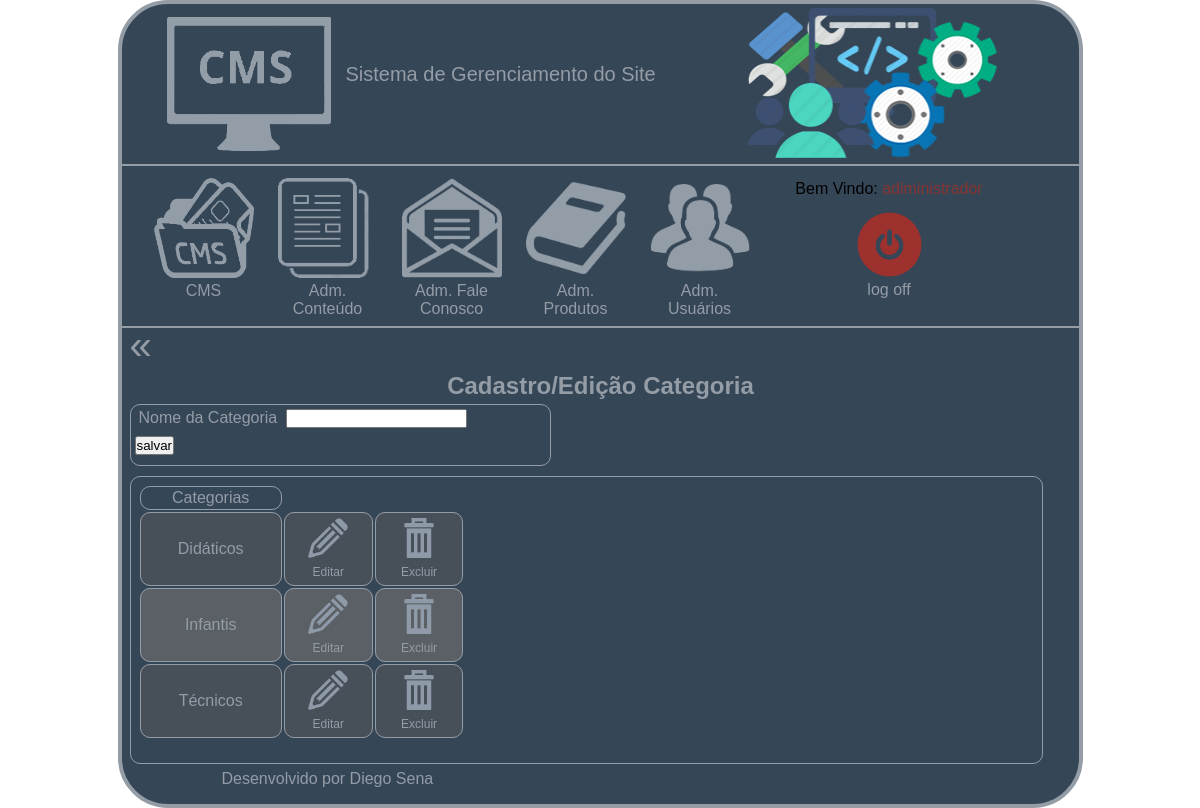
Page /categoria-cms.php (signed in) on the committed database.
### tables this page shows
CREATE TABLE `categoria` (
  `cod_categoria` int(11) NOT NULL AUTO_INCREMENT,
  `nome_categoria` varchar(60) NOT NULL,
  PRIMARY KEY (`cod_categoria`)
);

### categoria-cms.php (the view, shortened to what this page needs)
<?php include("conexao.php")?>
<?php
	$categoria = "";
	$botao = "salvar";
?>
<!doctype html>
<html lang="pt-br">
	<head>
		<link rel="stylesheet" type="text/css" href="css/cssCms.css">
    </head>
	<body>
    	<div class="principal">
            <?php include ("header.php")?>
            <div class="conteudo-cms">
				<div class="voltar">
					<a href="adm-produtos.php"> &laquo; </a>
				</div>
				<div class="clear"> </div>
				<h2>Cadastro/Edição Categoria </h2>
				<div class="conteudo-categoria">
					<div class="cadastrar-categoria">
						<form action="categoria-cms.php" method="post">
							<p>	<label> Nome da Categoria </label> <input type="text" name="txtcategoria" maxlength="60" value="<?php echo($categoria)?>" required> </p>
							<p>	<input type="submit" name="btnsalvar" value="<?php echo($botao);?>"> </p>
						</form>
					</div>
					<div class="visualiar-categoria">
						<table id="tabela-categoria">
							<tr class="tr-visualizacao">
								<td>Categorias</td>
							</tr>
							<?php
								$sql = "select * from categoria order by nome_categoria ";
								$select = mysqli_query($conexao, $sql);
								$contador = "";
								while($rs = mysqli_fetch_array($select))
								{
									if($contador %2==0) $cor="#474F59";
									else $cor="#5B6066";
							?>
									<tr class="tr-dois" bgcolor="<?php echo($cor)?>">
										<td> <?php echo($rs["nome_categoria"])?> </td>
										<td>
											<center>
												<div class="editar">
													<a href="categoria-cms.php?modo=editar&codigo=<?php echo($rs["cod_categoria"])?>">
														<img src="imagens/edit.png" alt="">
														Editar
													</a>
												</div>
											</center>
										</td>
										<td>
											<center>
												<div class="excluir">
													<a href="categoria-cms.php?modo=excluir&codigo=<?php echo($rs["cod_categoria"])?>">
														<img src="imagens/delete.png" alt="">
														Excluir
													</a>
												</div>
											</center>
										</td>
									</tr>
							<?php
									$contador++;
								}
							?>
						</table>
					</div>
				</div>
			</div>
            <footer>
            </footer>
        </div>
	</body>
</html>

### css/cssCms.css (style rules this page uses)
* { padding: 0; margin: 0; font-family: Arial, Helvetica, sans-serif; color: #000; }
a { color: #949CA6; font-size: 12pt; text-decoration: none; }
h2,h3 { text-align: center; color: #949CA6; }
p { padding: 4px; }
body { background-position: center; background-attachment: fixed; background-repeat: no-repeat; }
.principal { width: 957px; height: 800px; background-color: #354657; margin: auto auto 0; border-radius: 50px; border: solid 4px #949CA6; }
.conteudo-cms { width: 950px; height: 434px; float: left; margin: 4px; }
.voltar { width: 30px; height: 30px; float: left; text-align: center; line-height: 27px; }
.voltar a { font-size: 30pt; }
.clear { clear: both; height: 10px; width: 10px; }
.loja-cadastro label .autores-cadastro p, label { padding: 4px; clear: both; color: #949CA6; }
.tr-visualizacao td, .tr-dois td { color: #949CA6; text-align: center; border: solid 1px; border-radius: 10px; padding: 2px; }
.conteudo-categoria { width: 940px; height: 360px; float: left; margin: 4px; }
.cadastrar-categoria { border: solid 1px #949CA6; width: 419px; height: 60px; border-radius: 10px; margin-bottom: 10px; }
.visualiar-categoria { border: 1px solid #949CA6; border-radius: 10px; width: 911px; height: 286px; overflow: auto; }
#tabela-categoria { margin: 7px; width: 36%; height: 14%; }
.width- a, div.editar a, div.excluir a { margin: 0; padding: 0; font-size: 9pt; }
div.editar, div.excluir { width: 40px; padding: 3px; text-align: center; }
img { width: 100%; height: 100%; }
footer { float: left; text-align: center; margin-left: 100px; clear: both; color: #949CA6; }

### rows in the picture
categoria: nome_categoria "Didáticos"
categoria: nome_categoria "Infantis"
categoria: nome_categoria "Técnicos"
